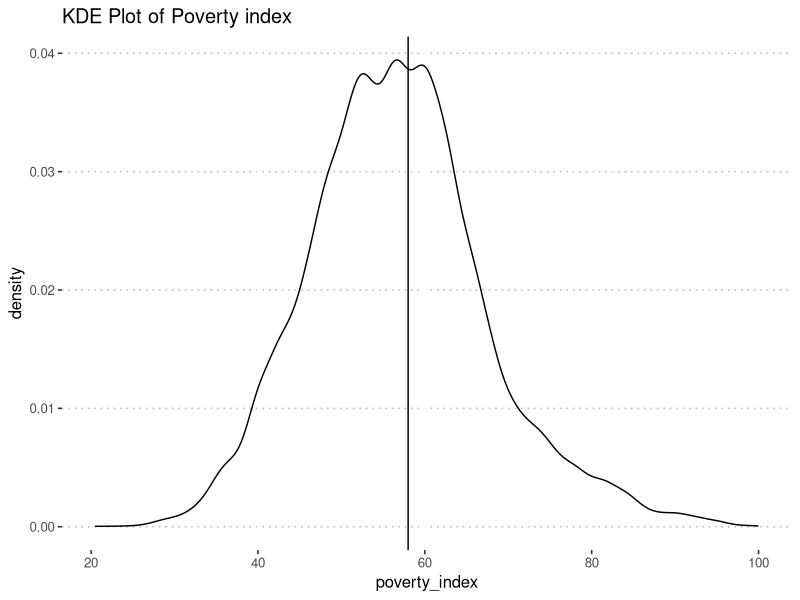

R code for this plot: (Note: this script raises an error after producing the figure.)
#INSTALL THE PACKAGES
packages <- c("tidyverse", "haven", "gtsummary", "ggpubr", "ggplot2", "rdrobust", "rddensity");for(pack in packages){
  if(!require(pack, character.only = TRUE, quietly = TRUE)){
    install.packages(pack, dependencies = TRUE)
    require(pack, character.only = TRUE)
  }
  # Clean up the workspace
  rm(pack)
};theme_set(theme_pubclean())


#################################################################
#################################################################
######################SLIDE 2####################################
#Load dataset
hisp_data <- read_dta("evaluation.dta")
hisp_data <- hisp_data %>%
  mutate(D = ifelse(poverty_index > 58, "> 58", "<= 58"))

#Check whether there is any evidence of manipulation of the eligibility index 
ggplot(hisp_data, aes(x = poverty_index)) + 
  geom_vline(xintercept = 58, type = '-') +
  geom_density()+
  ggtitle("KDE Plot of Poverty index")

rdplotdensity(rdd = rddensity(hisp_data$poverty_index, c = 58), 
              X = hisp_data$poverty_index, 
              type = "both")


#################################################################
#################################################################
######################SLIDE 3####################################
#Categorize > 58 and <= 58
hisp_data_treatment <- hisp_data %>%
  filter(treatment_locality == 1) 

#Can you apply a sharp RDD? 
rdplot(y = hisp_data_treatment$enrolled,
       x = hisp_data_treatment$poverty_index,
       c = 58,
       p = 1,
       nbins = c(58, 42),
       x.label = "Running variable (Poverty index)",
       y.label = "Outcome variable (Enrolled)"
)

# Plotting
ggplot(hisp_data_treatment, aes(y = enrolled, x = poverty_index, color = factor(D))) +
  geom_vline(xintercept = 58) +
  geom_point() +
  labs(x = "Poverty Index", y = "Enrolled")




#################################################################
#################################################################
######################SLIDE 4####################################
# Normalize the poverty index at "0"
hisp_data_model <- hisp_data %>%
  mutate(poverty_index_left = ifelse(poverty_index <= 58, poverty_index - 58, 0),
         poverty_index_right = ifelse(poverty_index > 58, poverty_index - 58, 0)) %>%
  filter(round == 1 & treatment_locality == 1)

# Apply regression on a subset of data
reg_model <- lm(health_expenditures ~ poverty_index_left + poverty_index_right + eligible,
                data = hisp_data_model)

# Extract fitted values
hisp_data_model$he_pred1<- reg_model$fitted.values

# Plotting
ggplot(hisp_data_model, aes(x = poverty_index, y = he_pred1, color = factor(D))) +
  geom_point() + labs(x = "Poverty Index", y = "Predicted Health Expenditures")


#################################################################
#################################################################
######################SLIDE 5####################################
rdd <- rdrobust(
  y = hisp_data_model$health_expenditures,
  x = hisp_data_model$poverty_index,
  c = 58
)

summary(rdd)

#################################################################
#################################################################
######################SLIDE 6####################################
# Define the model formula
model_formula <- health_expenditures ~ eligible + poverty_index_left + poverty_index_right +
  age_hh + age_sp + educ_hh + educ_sp + female_hh + indigenous +
  hhsize + dirtfloor + bathroom + land + hospital_distance

# Filter the data and run the regression
reg_model_cov <- lm(model_formula, data = hisp_data_model)

# Summarize the regression results
summary(reg_model_cov)


#################################################################
#################################################################
######################SLIDE 7####################################
# Generating higher order terms
hisp_data_model <- hisp_data_model %>%
  mutate(
    poverty_index_left2 = poverty_index_left^2,
    poverty_index_right2 = poverty_index_right^2,
    poverty_index_left3 = poverty_index_left^3,
    poverty_index_right3 = poverty_index_right^3,
    poverty_index_left4 = poverty_index_left^4,
    poverty_index_right4 = poverty_index_right^4
  )

# Define the model formula for regression with higher order terms
model_formula <- health_expenditures ~ eligible + poverty_index_left + poverty_index_right +
  poverty_index_left2 + poverty_index_right2 +
  poverty_index_left3 + poverty_index_right3 +
  poverty_index_left4 + poverty_index_right4

# Filter the data and run the regression
reg_model_cov_polynomial <- lm(model_formula, data = hisp_data_model)

# Summarize the regression results
summary(reg_model_cov_polynomial)



#################################################################
#################################################################
######################SLIDE 8####################################
hisp_data_model$he_pred2 <- reg_model_cov_polynomial$fitted.values

# Plotting
ggplot(hisp_data_model, aes(x = poverty_index, y = he_pred2, color = factor(D))) +
  geom_point() + labs(x = "Poverty Index", y = "Predicted Health Expenditures")



#################################################################
#################################################################
######################SLIDE 9####################################
# Filter the data
filtered_data <- filter(hisp_data, round == 0 & treatment_locality == 1)

# Regression model
reg_model_false <- lm(health_expenditures ~ eligible + poverty_index, data = filtered_data)

# Generate predictions
filtered_data$he_pred3 <- reg_model_false$fitted.values

# Plotting the predictions
ggplot(filtered_data, aes(x = poverty_index, y = he_pred3, color = factor(D))) +
  geom_point() +
  labs(x = "Poverty Index", y = "Predicted Health Expenditures",
       title = "Predicted Health Expenditures vs. Poverty Index")



#################################################################
#################################################################
######################SLIDE 10####################################
rdd <- rdrobust(
  y = filtered_data$health_expenditures,
  x = filtered_data$poverty_index,
  c = 58
)

summary(rdd)
